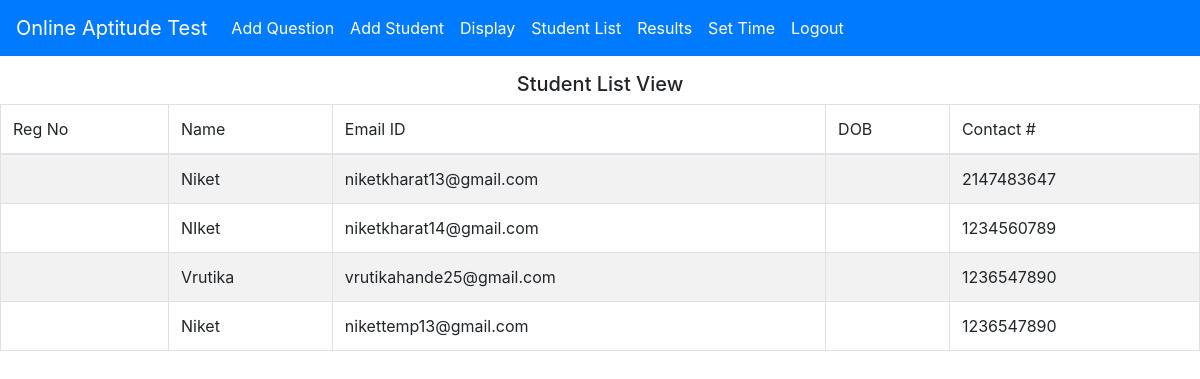
/view/students.php (signed in), run on an earlier commit of the app's database.
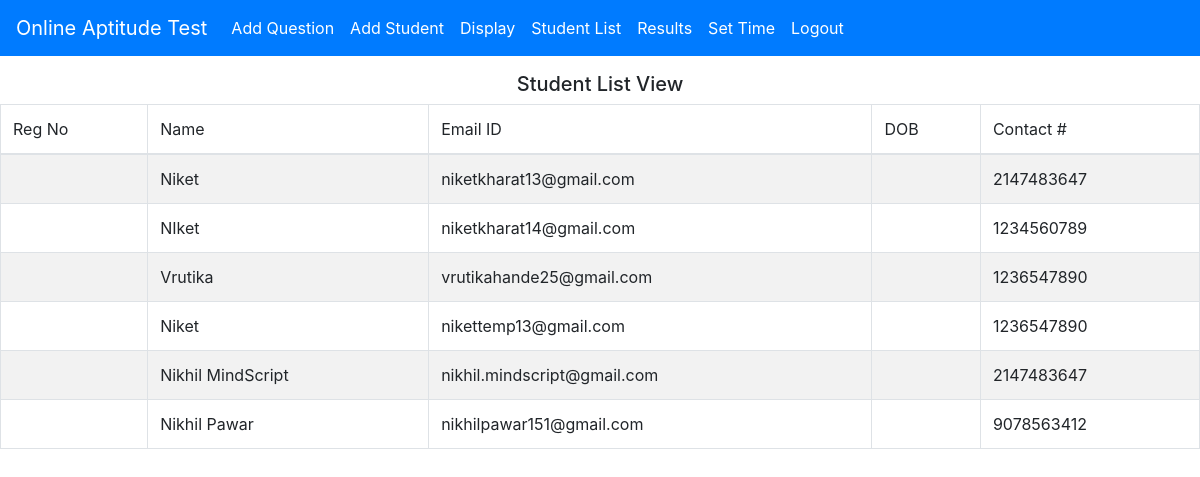
And on a later commit of the database.
### tables this page shows
CREATE TABLE `registration` (
  `user_id` int(11) NOT NULL,
  `user_name` varchar(255) NOT NULL,
  `user_email_address` varchar(255) NOT NULL,
  `user_contact_no` varchar(20) NOT NULL,
  `user_password` varchar(255) NOT NULL
);

### view/students.php (the view)
<?php require("header.php");
if (isset($_SESSION["user_id"])) {
    if ($_SESSION["user_id"] == "admin") {
?>
        <h5 class="mt-3 mb-2 text-center">Student List View</h5>
        <table class="table table-bordered table-striped">
            <thead>
                <tr>
                    <td>Reg No</td>
                    <td>Name</td>
                    <td>Email ID</td>
                    <td>DOB</td>
                    <td>Contact #</td>
                </tr>
            </thead>
            <tbody>
                <?php
                require('../controller/db.con.php');
                $sql = "SELECT * FROM `registration`";
                $result = mysqli_query($connection, $sql);
                if (mysqli_num_rows($result)) {
                    while ($row = mysqli_fetch_assoc($result)) { ?>
                        <tr>
                            <td><?php echo $row['registration_no'] ?></td>
                            <td><?php echo $row['user_name'] ?></td>
                            <td><?php echo $row['user_email_address'] ?></td>
                            <td><?php echo $row['dob'] ?></td>
                            <td><?php echo $row['user_contact_no'] ?></td>
                        </tr>
                <?php }
                }
                ?>
            </tbody>
        </table>
<?php
    } else {
        header("LOCATION: ./home.php");
    }
} else {
    header("LOCATION: ../admin_login.php");
}
require("footer.php"); ?>

What changed in the data, as far as the page shows it:
added registration: user_name "Nikhil MindScript", user_email_address "nikhil.mindscript@gmail.com", user_contact_no "2147483647"
added registration: user_name "Nikhil Pawar", user_email_address "nikhilpawar151@gmail.com", user_contact_no "9078563412"
